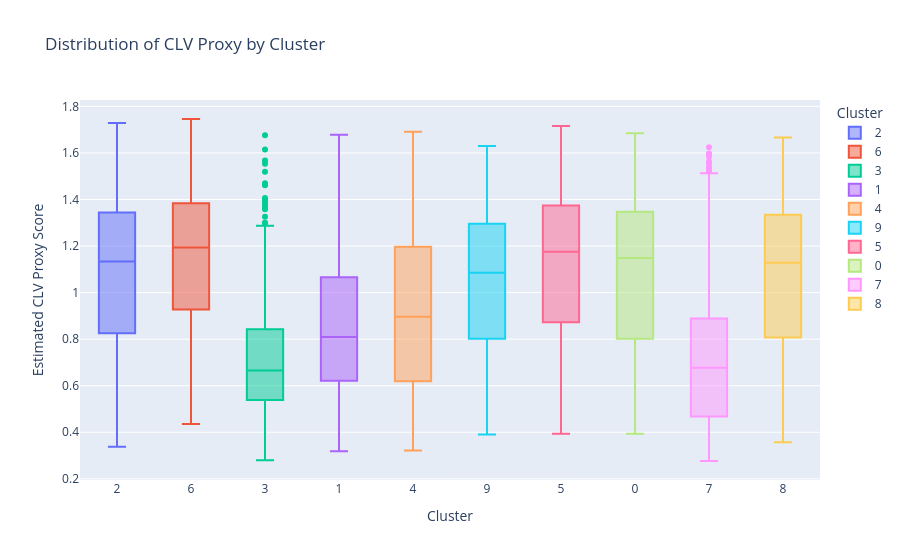
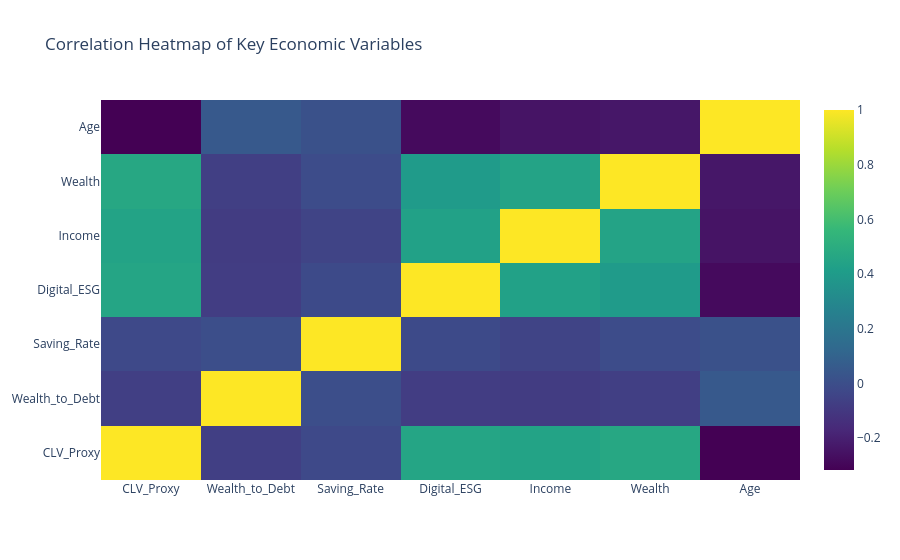

These figures' notebook cell, in order:
### Markdown cell above
## 4. EDA on Economic Target
Visualizing the distribution of the engineered CLV proxy across the 10 clusters and exploring its correlation with key financial features.

### Code cell
# EDA: Distribution of CLV by Cluster
fig = px.box(df, x="Cluster", y="CLV_Proxy", 
             title="Distribution of CLV Proxy by Cluster", 
             color="Cluster",
             labels={'CLV_Proxy': 'Estimated CLV Proxy Score'})
fig.update_layout(xaxis_type='category')
fig.show()

# Correlation Heatmap
corr_cols = ["CLV_Proxy", "Wealth_to_Debt", "Saving_Rate", "Digital_ESG", "Income", "Wealth", "Age"]
corr_matrix = df_feat[corr_cols].corr()

fig2 = go.Figure(data=go.Heatmap(
                    z=corr_matrix.values,
                    x=corr_cols,
                    y=corr_cols,
                    colorscale='Viridis'))
fig2.update_layout(title="Correlation Heatmap of Key Economic Variables")
fig2.show()

### Figure 1 — Plotly figure (JSON) as saved in the notebook; plotly's stock layout.template omitted (floating-point values rounded to 4 significant figures; data arrays with more than 128 entries replaced by an {"elided": "..."} marker saying what was removed)
{"data": [{"alignmentgroup": "True", "hovertemplate": "Cluster=%{x}<br>Estimated CLV Proxy Score=%{y}<extra></extra>", "legendgroup": "2", "marker": {"color": "#636efa"}, "name": "2", "notched": false, "offsetgroup": "2", "orientation": "v", "showlegend": true, "type": "box", "x": {"elided": "313 int values"}, "x0": " ", "xaxis": "x", "y": {"elided": "313 float values"}, "y0": " ", "yaxis": "y"}, {"alignmentgroup": "True", "hovertemplate": "Cluster=%{x}<br>Estimated CLV Proxy Score=%{y}<extra></extra>", "legendgroup": "6", "marker": {"color": "#EF553B"}, "name": "6", "notched": false, "offsetgroup": "6", "orientation": "v", "showlegend": true, "type": "box", "x": {"elided": "1248 int values"}, "x0": " ", "xaxis": "x", "y": {"elided": "1248 float values"}, "y0": " ", "yaxis": "y"}, {"alignmentgroup": "True", "hovertemplate": "Cluster=%{x}<br>Estimated CLV Proxy Score=%{y}<extra></extra>", "legendgroup": "3", "marker": {"color": "#00cc96"}, "name": "3", "notched": false, "offsetgroup": "3", "orientation": "v", "showlegend": true, "type": "box", "x": {"elided": "468 int values"}, "x0": " ", "xaxis": "x", "y": {"elided": "468 float values"}, "y0": " ", "yaxis": "y"}, {"alignmentgroup": "True", "hovertemplate": "Cluster=%{x}<br>Estimated CLV Proxy Score=%{y}<extra></extra>", "legendgroup": "1", "marker": {"color": "#ab63fa"}, "name": "1", "notched": false, "offsetgroup": "1", "orientation": "v", "showlegend": true, "type": "box", "x": {"elided": "286 int values"}, "x0": " ", "xaxis": "x", "y": {"elided": "286 float values"}, "y0": " ", "yaxis": "y"}, {"alignmentgroup": "True", "hovertemplate": "Cluster=%{x}<br>Estimated CLV Proxy Score=%{y}<extra></extra>", "legendgroup": "4", "marker": {"color": "#FFA15A"}, "name": "4", "notched": false, "offsetgroup": "4", "orientation": "v", "showlegend": true, "type": "box", "x": {"elided": "249 int values"}, "x0": " ", "xaxis": "x", "y": {"elided": "249 float values"}, "y0": " ", "yaxis": "y"}, {"alignmentgroup": "True", "hovertemplate": "Cluster=%{x}<br>Estimated CLV Proxy Score=%{y}<extra></extra>", "legendgroup": "9", "marker": {"color": "#19d3f3"}, "name": "9", "notched": false, "offsetgroup": "9", "orientation": "v", "showlegend": true, "type": "box", "x": {"elided": "229 int values"}, "x0": " ", "xaxis": "x", "y": {"elided": "229 float values"}, "y0": " ", "yaxis": "y"}, {"alignmentgroup": "True", "hovertemplate": "Cluster=%{x}<br>Estimated CLV Proxy Score=%{y}<extra></extra>", "legendgroup": "5", "marker": {"color": "#FF6692"}, "name": "5", "notched": false, "offsetgroup": "5", "orientation": "v", "showlegend": true, "type": "box", "x": {"elided": "1314 int values"}, "x0": " ", "xaxis": "x", "y": {"elided": "1314 float values"}, "y0": " ", "yaxis": "y"}, {"alignmentgroup": "True", "hovertemplate": "Cluster=%{x}<br>Estimated CLV Proxy Score=%{y}<extra></extra>", "legendgroup": "0", "marker": {"color": "#B6E880"}, "name": "0", "notched": false, "offsetgroup": "0", "orientation": "v", "showlegend": true, "type": "box", "x": {"elided": "256 int values"}, "x0": " ", "xaxis": "x", "y": {"elided": "256 float values"}, "y0": " ", "yaxis": "y"}, {"alignmentgroup": "True", "hovertemplate": "Cluster=%{x}<br>Estimated CLV Proxy Score=%{y}<extra></extra>", "legendgroup": "7", "marker": {"color": "#FF97FF"}, "name": "7", "notched": false, "offsetgroup": "7", "orientation": "v", "showlegend": true, "type": "box", "x": {"elided": "359 int values"}, "x0": " ", "xaxis": "x", "y": {"elided": "359 float values"}, "y0": " ", "yaxis": "y"}, {"alignmentgroup": "True", "hovertemplate": "Cluster=%{x}<br>Estimated CLV Proxy Score=%{y}<extra></extra>", "legendgroup": "8", "marker": {"color": "#FECB52"}, "name": "8", "notched": false, "offsetgroup": "8", "orientation": "v", "showlegend": true, "type": "box", "x": {"elided": "228 int values"}, "x0": " ", "xaxis": "x", "y": {"elided": "228 float values"}, "y0": " ", "yaxis": "y"}], "layout": {"boxmode": "overlay", "legend": {"title": {"text": "Cluster"}, "tracegroupgap": 0}, "title": {"text": "Distribution of CLV Proxy by Cluster"}, "xaxis": {"anchor": "y", "categoryarray": [2, 6, 3, 1, 4, 9, 5, 0, 7, 8], "categoryorder": "array", "domain": [0, 1], "title": {"text": "Cluster"}, "type": "category"}, "yaxis": {"anchor": "x", "domain": [0, 1], "title": {"text": "Estimated CLV Proxy Score"}}}}

### Figure 2 — Plotly figure (JSON) as saved in the notebook; plotly's stock layout.template omitted (floating-point values rounded to 4 significant figures)
{"data": [{"colorscale": [[0, "#440154"], [0.1111, "#482878"], [0.2222, "#3e4989"], [0.3333, "#31688e"], [0.4444, "#26828e"], [0.5556, "#1f9e89"], [0.6667, "#35b779"], [0.7778, "#6ece58"], [0.8889, "#b5de2b"], [1, "#fde725"]], "type": "heatmap", "x": ["CLV_Proxy", "Wealth_to_Debt", "Saving_Rate", "Digital_ESG", "Income", "Wealth", "Age"], "y": ["CLV_Proxy", "Wealth_to_Debt", "Saving_Rate", "Digital_ESG", "Income", "Wealth", "Age"], "z": [[1.0, -0.07036, -0.02625, 0.455, 0.443, 0.4652, -0.3166], [-0.07036, 1.0, -0.000994, -0.07654, -0.08173, -0.07002, 0.05353], [-0.02625, -0.000994, 1.0, -0.01819, -0.04627, -0.008961, 0.01544], [0.455, -0.07654, -0.01819, 1.0, 0.4332, 0.3993, -0.2814], [0.443, -0.08173, -0.04627, 0.4332, 1.0, 0.4454, -0.2458], [0.4652, -0.07002, -0.008961, 0.3993, 0.4454, 1.0, -0.2335], [-0.3166, 0.05353, 0.01544, -0.2814, -0.2458, -0.2335, 1.0]]}], "layout": {"title": {"text": "Correlation Heatmap of Key Economic Variables"}}}
